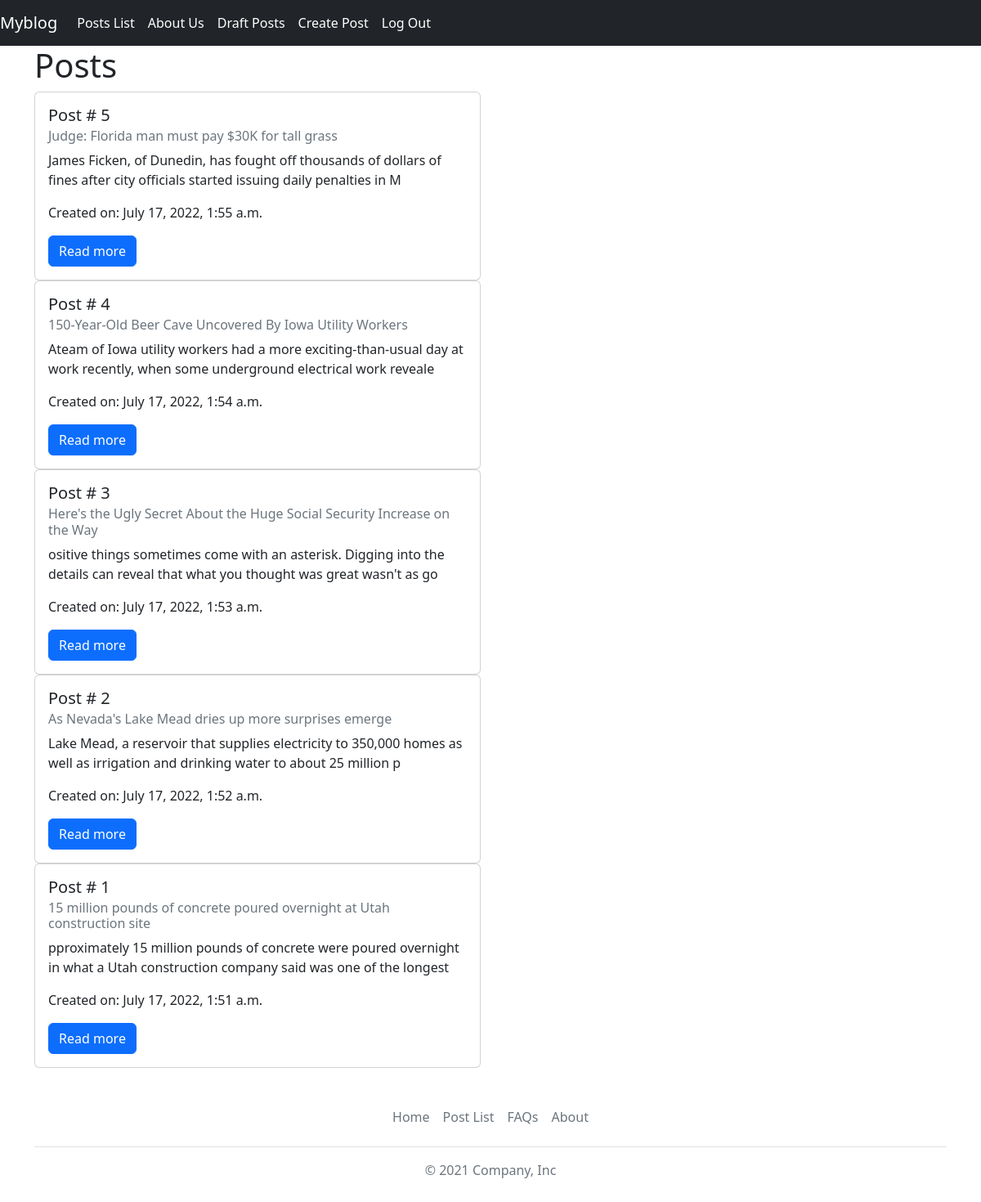
The app's page /posts/drafts/ (signed in) with its own data.
### posts/models.py (models this page shows, shortened)
class Post(models.Model):
    title = models.CharField(max_length=128)
    subtitle = models.CharField(max_length=128)
    author = models.ForeignKey(
        get_user_model(),
        on_delete=models.CASCADE
    )
    body = models.TextField()
    created_on = models.DateTimeField(auto_now_add=True)
    active = models.BooleanField(default=False)

### posts/views.py (the view)
# urls.py: path('drafts/', DraftPostListView.as_view(), name='draft_post_list'),
class DraftPostListView(ListView):
    template_name = "posts/list.html"
    model = Post
    def get_context_data(self, **kwargs):
        context = super().get_context_data(**kwargs)
        context["post_list"]= Post.objects.filter(active = False).filter(author= self.request.user).order_by("created_on").reverse()
        context["current_datetime"] = datetime.now().strftime("%F %H:%M:%S")
        return context

### templates/posts/list.html (shortened to what this page needs)
{% extends 'base.html' %}
{% block content %}
<h1>Posts</h1>
<div class="row">
     <div class="col-sm-6">
        {% for post in post_list %}
            <div class="card">
                <div class="card-body">
                    <h5 class="card-title">Post # {{ post.id }}</h5>
                    <h6 class="card-subtitle mb-2 text-muted">{{ post.title }}</h6>
                    <p class="card-text">{{ post.subtitle|truncatechars:500 }}</p>
                    <p> Created on: {{ post.created_on }}</p>
                    <a href="{% url 'post_detail' post.id %}" class="btn btn-primary">Read more</a>
                </div>
            </div>
        {% endfor %}
    </div>
  </div>
{% endblock content %}

### templates/base.html (shortened to what this page needs)
{% load static %}
<!DOCTYPE html>
<html lang="en">
<head>
    <link href="https://cdn.jsdelivr.net/npm/bootstrap@5.2.0-beta1/dist/css/bootstrap.min.css"
        rel="stylesheet"
>
    <link rel="stylesheet" href="/static/css/base.css">
</head>
<body>
    <nav class="navbar navbar-expand-lg navbar-dark bg-dark">
        <a class="navbar-brand" href="{% url 'home' %}">Myblog</a>
        <div class="collapse navbar-collapse" id="navbarNavDropdown">
          <ul class="navbar-nav">
            <li class="nav-item">
              <a class="nav-link active" aria-current="page" href="{% url 'post_list' %}">Posts List </a>
            </li>
            <li class="nav-item">
              <a class="nav-link active" aria-current="page" href="{% url 'about' %}">About Us</a>
            </li>
            {% if user.is_authenticated %}
            <li class="nav-item nav-login">
              <a class="nav-link active" aria-current="page" href="{% url 'draft_post_list' %}">Draft Posts</a>
            </li>
            <li class="nav-item">
              <a class="nav-link active" aria-current="page" href="{% url 'post_new' %}">Create Post </a>
            </li>
            <li class="nav-item nav-login">
              <a class="nav-link active" aria-current="page" href="{% url 'logout' %}">Log Out</a>
            </li>
            {% endif %}
          </ul>
        </div>
    </nav>
    <div class="container">
      {% block content %}
      {% endblock content %}
    </div>
    <div class="container">
        <footer class="py-3 my-4">
          <ul class="nav justify-content-center border-bottom pb-3 mb-3">
            <li class="nav-item"><a href="{% url 'home' %}" class="nav-link px-2 text-muted">Home</a></li>
            <li class="nav-item"><a href="{% url 'post_list' %}" class="nav-link px-2 text-muted">Post List</a></li>
            <li class="nav-item"><a href="#" class="nav-link px-2 text-muted">FAQs</a></li>
            <li class="nav-item"><a href="{% url 'about' %}" class="nav-link px-2 text-muted">About</a></li>
          </ul>
          <p class="text-center text-muted">© 2021 Company, Inc</p>
        </footer>
    </div>
</body>
</html>

### records on screen
Post: id "5", title "Judge: Florida man must pay $30K for tall grass", subtitle "James Ficken, of Dunedin, has fought off thousands of dollars of fines after city officials started issuing daily penalties in M", created_on "July 17, 2022, 1:55 a.m."
Post: id "4", title "150-Year-Old Beer Cave Uncovered By Iowa Utility Workers", subtitle "Ateam of Iowa utility workers had a more exciting-than-usual day at work recently, when some underground electrical work reveale", created_on "July 17, 2022, 1:54 a.m."
Post: id "3", title "Here's the Ugly Secret About the Huge Social Security Increase on the Way", subtitle "ositive things sometimes come with an asterisk. Digging into the details can reveal that what you thought was great wasn't as go", created_on "July 17, 2022, 1:53 a.m."
Post: id "2", title "As Nevada's Lake Mead dries up more surprises emerge", subtitle "Lake Mead, a reservoir that supplies electricity to 350,000 homes as well as irrigation and drinking water to about 25 million p", created_on "July 17, 2022, 1:52 a.m."
Post: id "1", title "15 million pounds of concrete poured overnight at Utah construction site", subtitle "pproximately 15 million pounds of concrete were poured overnight in what a Utah construction company said was one of the longest", created_on "July 17, 2022, 1:51 a.m."
